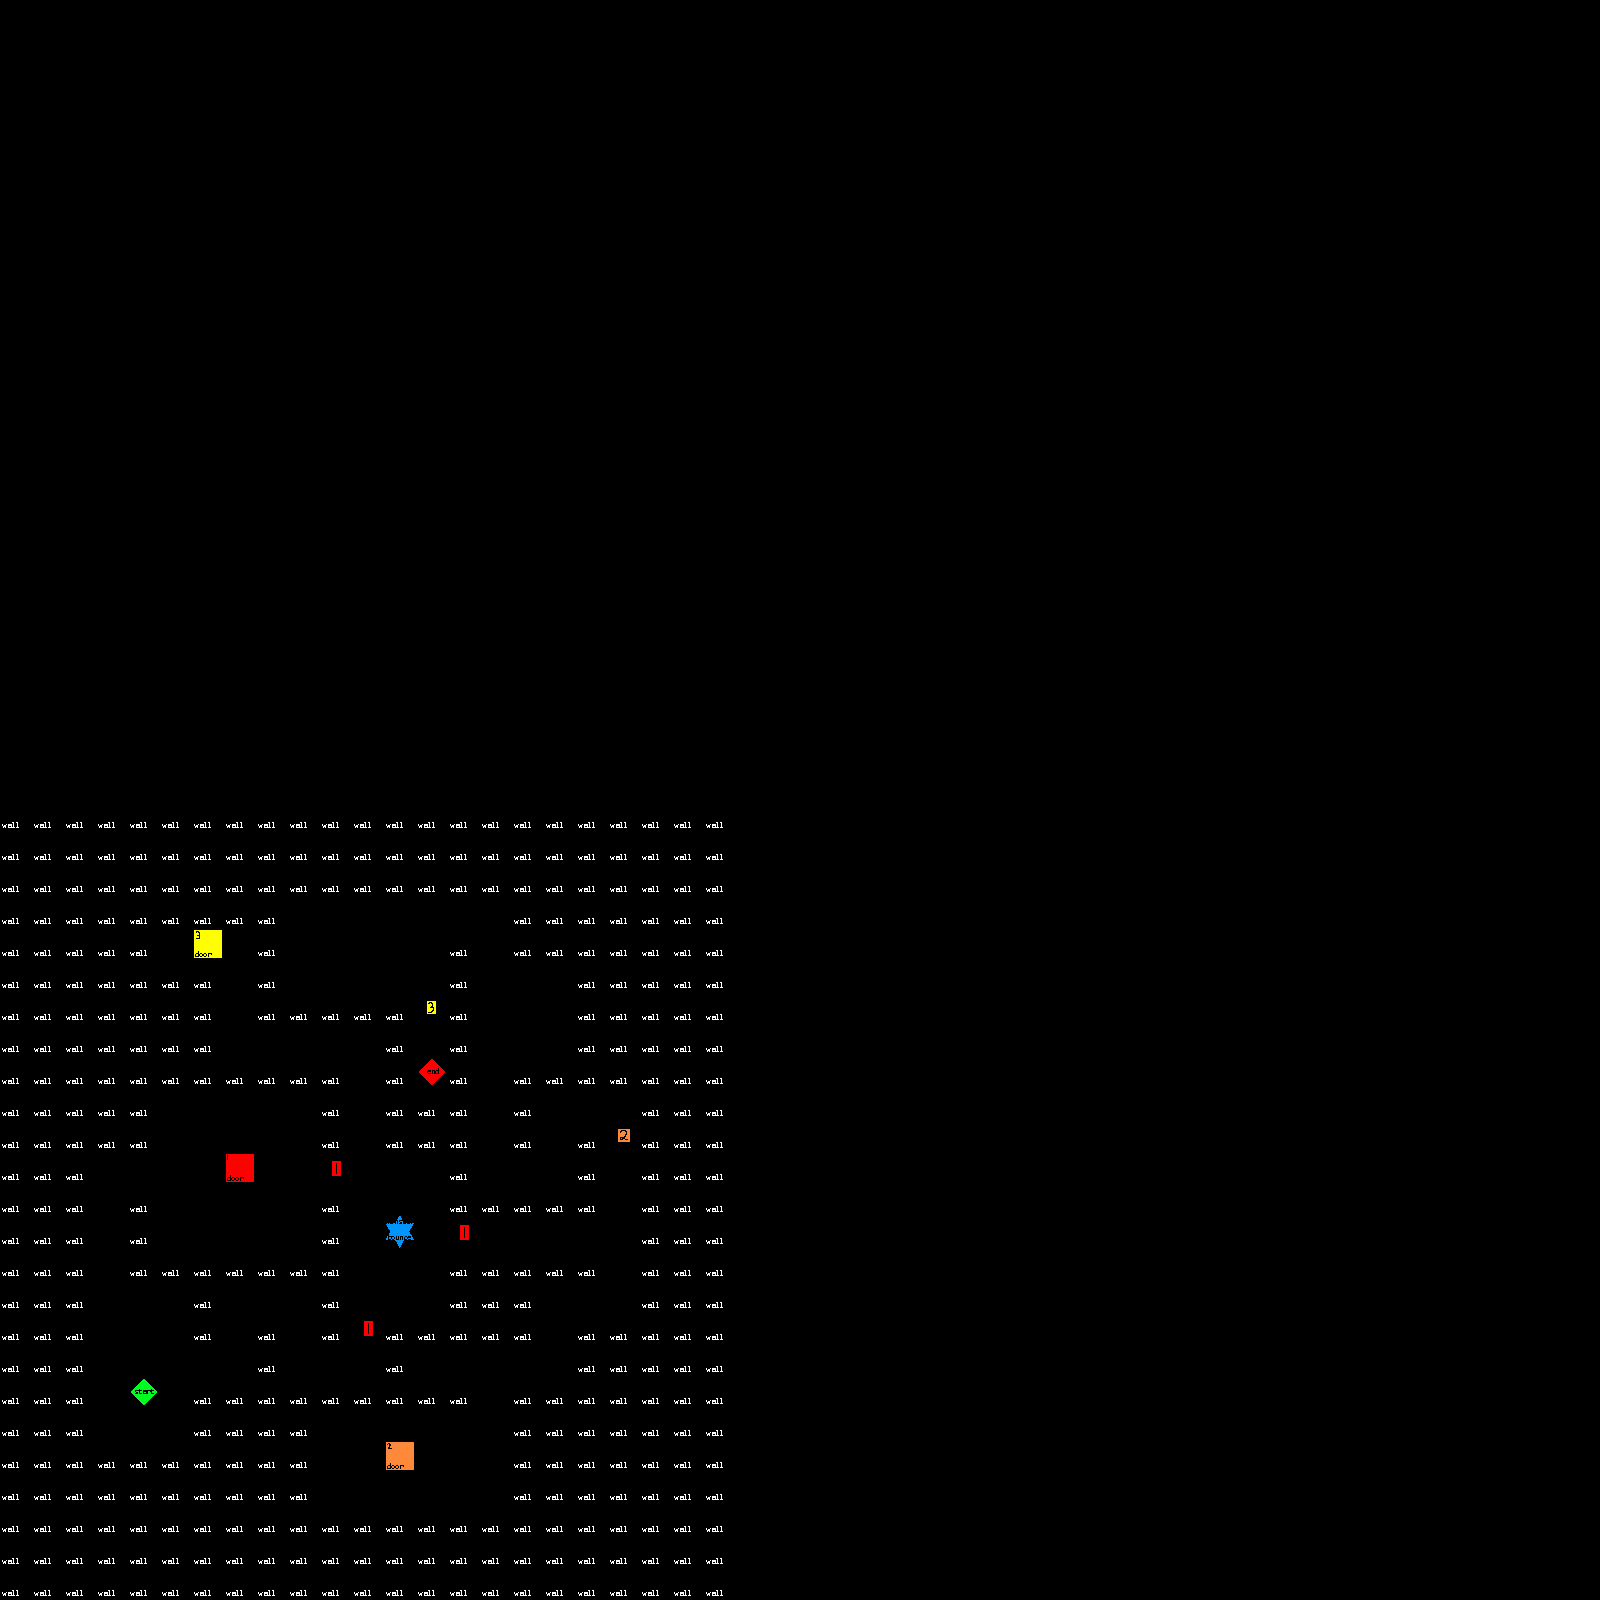

A level layout from a 2D game, rendered from its tile map. Below: a short description, then the map file with its tile-grid data intact:
An orthogonal 50x50 tile map with 32x32 px tiles, 1 tile layer (Tile Layer 1).

<map version="1.0" tiledversion="1.0.2" orientation="orthogonal" renderorder="right-down" width="50" height="50" tilewidth="32" tileheight="32" nextobjectid="1">
 <tileset firstgid="1" name="SampleMap" tilewidth="32" tileheight="32" tilecount="64" columns="8">
  <image source="SampleMap.png" width="256" height="256" />
 </tileset>
 <layer name="Tile Layer 1" width="50" height="50">
  <data encoding="csv">
0,0,0,0,0,0,0,0,0,0,0,0,0,0,0,0,0,0,0,0,0,0,0,0,0,0,0,0,0,0,0,0,0,0,0,0,0,0,0,0,0,0,0,0,0,0,0,0,0,0,
0,0,0,0,0,0,0,0,0,0,0,0,0,0,0,0,0,0,0,0,0,0,0,0,0,0,0,0,0,0,0,0,0,0,0,0,0,0,0,0,0,0,0,0,0,0,0,0,0,0,
0,0,0,0,0,0,0,0,0,0,0,0,0,0,0,0,0,0,0,0,0,0,0,0,0,0,0,0,0,0,0,0,0,0,0,0,0,0,0,0,0,0,0,0,0,0,0,0,0,0,
0,0,0,0,0,0,0,0,0,0,0,0,0,0,0,0,0,0,0,0,0,0,0,0,0,0,0,0,0,0,0,0,0,0,0,0,0,0,0,0,0,0,0,0,0,0,0,0,0,0,
0,0,0,0,0,0,0,0,0,0,0,0,0,0,0,0,0,0,0,0,0,0,0,0,0,0,0,0,0,0,0,0,0,0,0,0,0,0,0,0,0,0,0,0,0,0,0,0,0,0,
0,0,0,0,0,0,0,0,0,0,0,0,0,0,0,0,0,0,0,0,0,0,0,0,0,0,0,0,0,0,0,0,0,0,0,0,0,0,0,0,0,0,0,0,0,0,0,0,0,0,
0,0,0,0,0,0,0,0,0,0,0,0,0,0,0,0,0,0,0,0,0,0,0,0,0,0,0,0,0,0,0,0,0,0,0,0,0,0,0,0,0,0,0,0,0,0,0,0,0,0,
0,0,0,0,0,0,0,0,0,0,0,0,0,0,0,0,0,0,0,0,0,0,0,0,0,0,0,0,0,0,0,0,0,0,0,0,0,0,0,0,0,0,0,0,0,0,0,0,0,0,
0,0,0,0,0,0,0,0,0,0,0,0,0,0,0,0,0,0,0,0,0,0,0,0,0,0,0,0,0,0,0,0,0,0,0,0,0,0,0,0,0,0,0,0,0,0,0,0,0,0,
0,0,0,0,0,0,0,0,0,0,0,0,0,0,0,0,0,0,0,0,0,0,0,0,0,0,0,0,0,0,0,0,0,0,0,0,0,0,0,0,0,0,0,0,0,0,0,0,0,0,
0,0,0,0,0,0,0,0,0,0,0,0,0,0,0,0,0,0,0,0,0,0,0,0,0,0,0,0,0,0,0,0,0,0,0,0,0,0,0,0,0,0,0,0,0,0,0,0,0,0,
0,0,0,0,0,0,0,0,0,0,0,0,0,0,0,0,0,0,0,0,0,0,0,0,0,0,0,0,0,0,0,0,0,0,0,0,0,0,0,0,0,0,0,0,0,0,0,0,0,0,
0,0,0,0,0,0,0,0,0,0,0,0,0,0,0,0,0,0,0,0,0,0,0,0,0,0,0,0,0,0,0,0,0,0,0,0,0,0,0,0,0,0,0,0,0,0,0,0,0,0,
0,0,0,0,0,0,0,0,0,0,0,0,0,0,0,0,0,0,0,0,0,0,0,0,0,0,0,0,0,0,0,0,0,0,0,0,0,0,0,0,0,0,0,0,0,0,0,0,0,0,
0,0,0,0,0,0,0,0,0,0,0,0,0,0,0,0,0,0,0,0,0,0,0,0,0,0,0,0,0,0,0,0,0,0,0,0,0,0,0,0,0,0,0,0,0,0,0,0,0,0,
0,0,0,0,0,0,0,0,0,0,0,0,0,0,0,0,0,0,0,0,0,0,0,0,0,0,0,0,0,0,0,0,0,0,0,0,0,0,0,0,0,0,0,0,0,0,0,0,0,0,
0,0,0,0,0,0,0,0,0,0,0,0,0,0,0,0,0,0,0,0,0,0,0,0,0,0,0,0,0,0,0,0,0,0,0,0,0,0,0,0,0,0,0,0,0,0,0,0,0,0,
0,0,0,0,0,0,0,0,0,0,0,0,0,0,0,0,0,0,0,0,0,0,0,0,0,0,0,0,0,0,0,0,0,0,0,0,0,0,0,0,0,0,0,0,0,0,0,0,0,0,
0,0,0,0,0,0,0,0,0,0,0,0,0,0,0,0,0,0,0,0,0,0,0,0,0,0,0,0,0,0,0,0,0,0,0,0,0,0,0,0,0,0,0,0,0,0,0,0,0,0,
0,0,0,0,0,0,0,0,0,0,0,0,0,0,0,0,0,0,0,0,0,0,0,0,0,0,0,0,0,0,0,0,0,0,0,0,0,0,0,0,0,0,0,0,0,0,0,0,0,0,
0,0,0,0,0,0,0,0,0,0,0,0,0,0,0,0,0,0,0,0,0,0,0,0,0,0,0,0,0,0,0,0,0,0,0,0,0,0,0,0,0,0,0,0,0,0,0,0,0,0,
0,0,0,0,0,0,0,0,0,0,0,0,0,0,0,0,0,0,0,0,0,0,0,0,0,0,0,0,0,0,0,0,0,0,0,0,0,0,0,0,0,0,0,0,0,0,0,0,0,0,
0,0,0,0,0,0,0,0,0,0,0,0,0,0,0,0,0,0,0,0,0,0,0,0,0,0,0,0,0,0,0,0,0,0,0,0,0,0,0,0,0,0,0,0,0,0,0,0,0,0,
0,0,0,0,0,0,0,0,0,0,0,0,0,0,0,0,0,0,0,0,0,0,0,0,0,0,0,0,0,0,0,0,0,0,0,0,0,0,0,0,0,0,0,0,0,0,0,0,0,0,
0,0,0,0,0,0,0,0,0,0,0,0,0,0,0,0,0,0,0,0,0,0,0,0,0,0,0,0,0,0,0,0,0,0,0,0,0,0,0,0,0,0,0,0,0,0,0,0,0,0,
1,1,1,1,1,1,1,1,1,1,1,1,1,1,1,1,1,1,1,1,1,1,1,0,0,0,0,0,0,0,0,0,0,0,0,0,0,0,0,0,0,0,0,0,0,0,0,0,0,0,
1,1,1,1,1,1,1,1,1,1,1,1,1,1,1,1,1,1,1,1,1,1,1,0,0,0,0,0,0,0,0,0,0,0,0,0,0,0,0,0,0,0,0,0,0,0,0,0,0,0,
1,1,1,1,1,1,1,1,1,1,1,1,1,1,1,1,1,1,1,1,1,1,1,0,0,0,0,0,0,0,0,0,0,0,0,0,0,0,0,0,0,0,0,0,0,0,0,0,0,0,
1,1,1,1,1,1,1,1,1,2,2,2,2,2,2,2,1,1,1,1,1,1,1,0,0,0,0,0,0,0,0,0,0,0,0,0,0,0,0,0,0,0,0,0,0,0,0,0,0,0,
1,1,1,1,1,2,13,2,1,2,2,2,2,2,1,2,1,1,1,1,1,1,1,0,0,0,0,0,0,0,0,0,0,0,0,0,0,0,0,0,0,0,0,0,0,0,0,0,0,0,
1,1,1,1,1,1,1,2,1,2,2,2,2,2,1,2,2,2,1,1,1,1,1,0,0,0,0,0,0,0,0,0,0,0,0,0,0,0,0,0,0,0,0,0,0,0,0,0,0,0,
1,1,1,1,1,1,1,2,1,1,1,1,1,5,1,2,2,2,1,1,1,1,1,0,0,0,0,0,0,0,0,0,0,0,0,0,0,0,0,0,0,0,0,0,0,0,0,0,0,0,
1,1,1,1,1,1,1,2,2,2,2,2,1,2,1,2,2,2,1,1,1,1,1,0,0,0,0,0,0,0,0,0,0,0,0,0,0,0,0,0,0,0,0,0,0,0,0,0,0,0,
1,1,1,1,1,1,1,1,1,1,1,2,1,10,1,2,1,1,1,1,1,1,1,0,0,0,0,0,0,0,0,0,0,0,0,0,0,0,0,0,0,0,0,0,0,0,0,0,0,0,
1,1,1,1,1,2,2,2,2,2,1,2,1,1,1,2,1,2,2,2,1,1,1,0,0,0,0,0,0,0,0,0,0,0,0,0,0,0,0,0,0,0,0,0,0,0,0,0,0,0,
1,1,1,1,1,2,2,2,2,2,1,2,1,1,1,2,1,2,1,4,1,1,1,0,0,0,0,0,0,0,0,0,0,0,0,0,0,0,0,0,0,0,0,0,0,0,0,0,0,0,
1,1,1,2,2,2,2,11,2,2,3,2,2,2,1,2,2,2,1,2,1,1,1,0,0,0,0,0,0,0,0,0,0,0,0,0,0,0,0,0,0,0,0,0,0,0,0,0,0,0,
1,1,1,2,1,2,2,2,2,2,1,2,2,2,1,1,1,1,1,2,1,1,1,0,0,0,0,0,0,0,0,0,0,0,0,0,0,0,0,0,0,0,0,0,0,0,0,0,0,0,
1,1,1,2,1,2,2,2,2,2,1,2,18,2,3,2,2,2,2,2,1,1,1,0,0,0,0,0,0,0,0,0,0,0,0,0,0,0,0,0,0,0,0,0,0,0,0,0,0,0,
1,1,1,2,1,1,1,1,1,1,1,2,2,2,1,1,1,1,1,2,1,1,1,0,0,0,0,0,0,0,0,0,0,0,0,0,0,0,0,0,0,0,0,0,0,0,0,0,0,0,
1,1,1,2,2,2,1,2,2,2,1,2,2,2,1,1,1,2,2,2,1,1,1,0,0,0,0,0,0,0,0,0,0,0,0,0,0,0,0,0,0,0,0,0,0,0,0,0,0,0,
1,1,1,2,2,2,1,2,1,2,1,3,1,1,1,1,1,2,1,1,1,1,1,0,0,0,0,0,0,0,0,0,0,0,0,0,0,0,0,0,0,0,0,0,0,0,0,0,0,0,
1,1,1,2,2,2,2,2,1,2,2,2,1,2,2,2,2,2,1,1,1,1,1,0,0,0,0,0,0,0,0,0,0,0,0,0,0,0,0,0,0,0,0,0,0,0,0,0,0,0,
1,1,1,2,9,2,1,1,1,1,1,1,1,1,1,2,1,1,1,1,1,1,1,0,0,0,0,0,0,0,0,0,0,0,0,0,0,0,0,0,0,0,0,0,0,0,0,0,0,0,
1,1,1,2,2,2,1,1,1,1,2,2,2,2,2,2,1,1,1,1,1,1,1,0,0,0,0,0,0,0,0,0,0,0,0,0,0,0,0,0,0,0,0,0,0,0,0,0,0,0,
1,1,1,1,1,1,1,1,1,1,2,2,12,2,2,2,1,1,1,1,1,1,1,0,0,0,0,0,0,0,0,0,0,0,0,0,0,0,0,0,0,0,0,0,0,0,0,0,0,0,
1,1,1,1,1,1,1,1,1,1,2,2,2,2,2,2,1,1,1,1,1,1,1,0,0,0,0,0,0,0,0,0,0,0,0,0,0,0,0,0,0,0,0,0,0,0,0,0,0,0,
1,1,1,1,1,1,1,1,1,1,1,1,1,1,1,1,1,1,1,1,1,1,1,0,0,0,0,0,0,0,0,0,0,0,0,0,0,0,0,0,0,0,0,0,0,0,0,0,0,0,
1,1,1,1,1,1,1,1,1,1,1,1,1,1,1,1,1,1,1,1,1,1,1,0,0,0,0,0,0,0,0,0,0,0,0,0,0,0,0,0,0,0,0,0,0,0,0,0,0,0,
1,1,1,1,1,1,1,1,1,1,1,1,1,1,1,1,1,1,1,1,1,1,1,0,0,0,0,0,0,0,0,0,0,0,0,0,0,0,0,0,0,0,0,0,0,0,0,0,0,0
</data>
 </layer>
</map>
